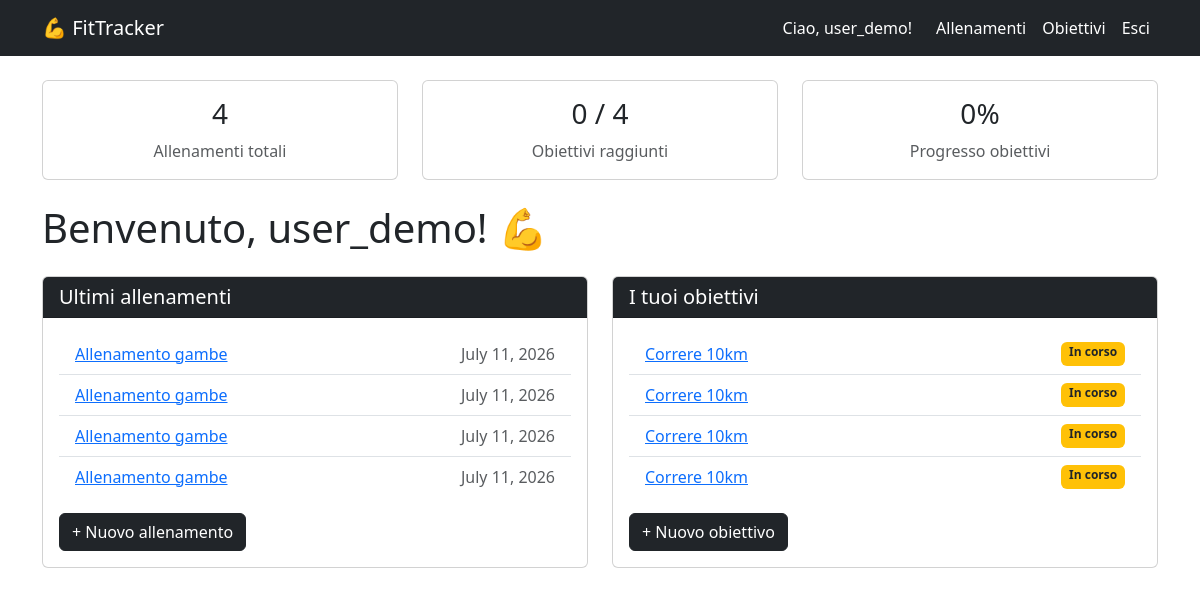
The page / (signed in) on the database as committed earlier.
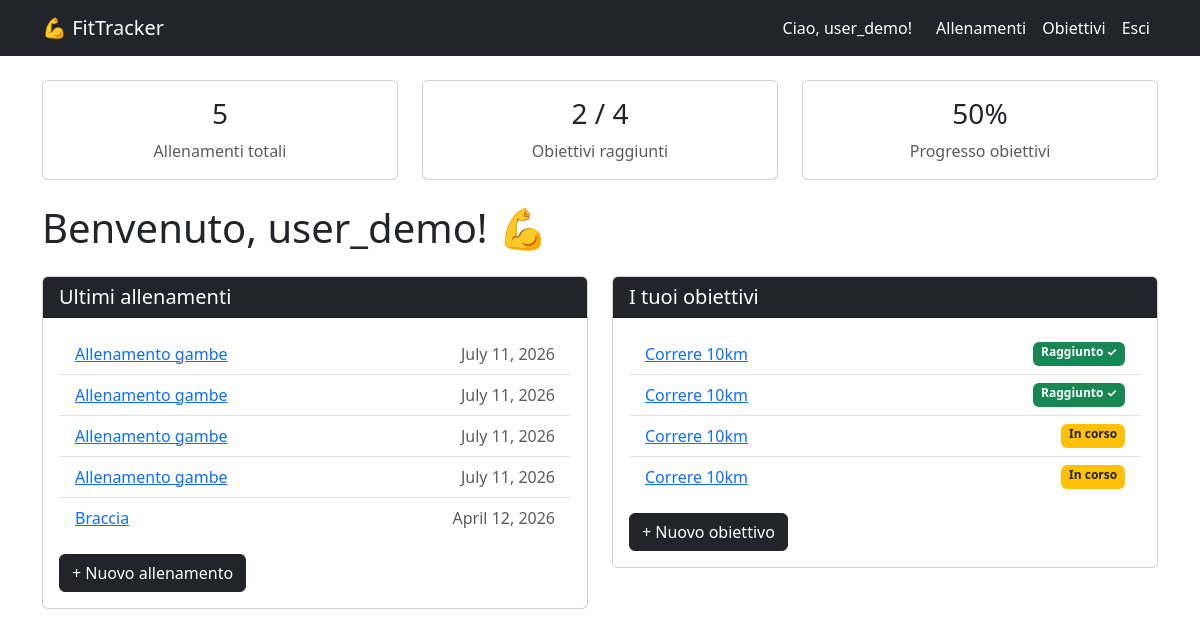
The same page on the database as committed later.
### workout/models.py (models this page shows, shortened)
class Workout(models.Model):
    user = models.ForeignKey(settings.AUTH_USER_MODEL, on_delete=models.CASCADE, related_name='workouts')
    title = models.CharField(max_length = 200)
    date = models.DateField()
    duration_minutes = models.PositiveIntegerField()
    notes = models.TextField(blank = True)

class Goal(models.Model):
    user = models.ForeignKey(settings.AUTH_USER_MODEL, on_delete=models.CASCADE, related_name='goals')
    title = models.CharField(max_length = 200)
    description = models.TextField(blank = True)
    target_date = models.DateField(null = True, blank = True)
    achieved = models.BooleanField(default = False)

### workout/views.py (the view)
# urls.py: path('', views.home, name = 'home'),
@login_required
@login_required
def home(request):
    workouts = Workout.objects.filter(user = request.user).order_by('-date')[:5]
    goals = Goal.objects.filter(user = request.user)
    total_workouts = Workout.objects.filter(user = request.user).count()
    total_goals = goals.count()
    achieved_goals = goals.filter(achieved=True).count()
    if total_goals > 0:
        goals_percentage = round((achieved_goals / total_goals) * 100)
    else:
        goals_percentage = 0
    return render(request, 'workout/home.html', {
        'workouts': workouts,
        'goals': goals,
        'total_workouts': total_workouts,
        'total_goals': total_goals,
        'achieved_goals': achieved_goals,
        'goals_percentage': goals_percentage,
    })

### workout/templates/workout/home.html
{% extends 'workout/base.html' %}
{% block content %}
<div class = "row mb-4">
    <div class = "col-md-4">
        <div class = "card text-center p-3">
            <h3>{{ total_workouts }}</h3>
            <p class = "text-muted mb-0"> Allenamenti totali </p>
        </div>
    </div>
    <div class = "col-md-4">
        <div class = "card text-center p-3">
            <h3>{{ achieved_goals }} / {{ total_goals }}</h3>
            <p class = "text-muted mb-0"> Obiettivi raggiunti </p>
        </div>
    </div>
    <div class = "col-md-4">
        <div class = "card text-center p-3">
            {% if total_goals > 0 %}
                <h3>{{ goals_percentage }}%</h3>
            {% else %}
                <h3>—</h3>
            {% endif %}
            <p class = "text-muted mb-0"> Progresso obiettivi </p>
        </div>
    </div>
</div>
<div class="row">
    <div class="col-12">
        <h1 class="mb-4">Benvenuto, {{ user.username }}! 💪</h1>
    </div>
</div>
<div class="row">
    <div class="col-md-6">
        <div class="card mb-4">
            <div class="card-header bg-dark text-white">
                <h5 class="mb-0">Ultimi allenamenti</h5>
            </div>
            <div class="card-body">
                {% if workouts %}
                    <ul class="list-group list-group-flush">
                        {% for workout in workouts %}
                            <li class="list-group-item d-flex justify-content-between">
                                <a href="{% url 'workout_detail' workout.pk %}">{{ workout.title }}</a>
                                <span class="text-muted">{{ workout.date }}</span>
                            </li>
                        {% endfor %}
                    </ul>
                {% else %}
                    <p class="text-muted">Nessun allenamento ancora. <a href="{% url 'workout_create' %}">Aggiungine uno!</a></p>
                {% endif %}
                <a href="{% url 'workout_create' %}" class="btn btn-dark mt-3">+ Nuovo allenamento</a>
            </div>
        </div>
    </div>
    <div class="col-md-6">
        <div class="card mb-4">
            <div class="card-header bg-dark text-white">
                <h5 class="mb-0">I tuoi obiettivi</h5>
            </div>
            <div class="card-body">
                {% if goals %}
                    <ul class="list-group list-group-flush">
                        {% for goal in goals %}
                            <li class="list-group-item d-flex justify-content-between">
                                <td><a href = "{% url 'goal_detail' goal.pk %}">{{ goal.title }}</a></td>
                                {% if goal.achieved %}
                                    <span class="badge bg-success">Raggiunto ✓</span>
                                {% else %}
                                    <span class="badge bg-warning text-dark">In corso</span>
                                {% endif %}
                            </li>
                        {% endfor %}
                    </ul>
                {% else %}
                    <p class="text-muted">Nessun obiettivo ancora. <a href="{% url 'goal_create' %}">Aggiungine uno!</a></p>
                {% endif %}
                <a href="{% url 'goal_create' %}" class="btn btn-dark mt-3">+ Nuovo obiettivo</a>
            </div>
        </div>
    </div>
</div>
{% endblock %}

Rows that differ between the two databases and show on the page:
added Workout: title "Braccia", date "April 12, 2026"
changed Goal (number 1 of 4 on the later page): achieved "In corso" → "Raggiunto ✓"
changed Goal (number 2 of 4 on the later page): achieved "In corso" → "Raggiunto ✓"
Other text that changed with them:
{{ total_workouts }}: "4" → "5"
{{ achieved_goals }}: "0" → "2"
{{ goals_percentage }}: "0" → "50"
